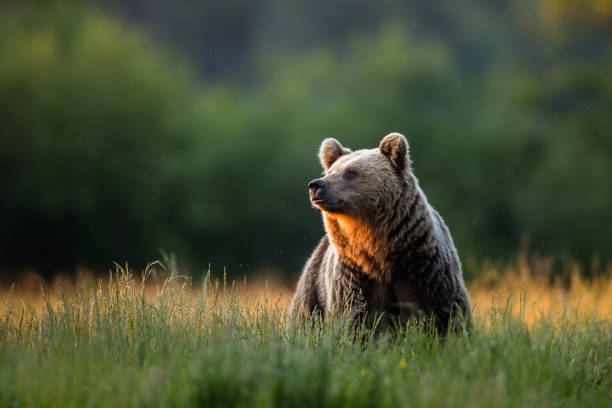
#> input picture Data/Images/bear.jpg, 612 x 408 px, given in place of traffic.mp4, which was not available
$ jupyter execute VideoTask.ipynb   (text cells are left out)
#> lines starting #> are read from the running program, lines starting #| are printed output that depends on the picture; after the words box and inside, x2 and y2 are one past the last pixel; in counts of white or black regions, pixels touching at a corner belong together; pictures that were not available may be replaced by others from this repository, and a replacement may not be noted
[cell 1]
import cv2
import numpy as np

cap = cv2.VideoCapture(
    "C:\\Users\\igash\\Documents\\GitHub\\DIG5125-Image-Video-Processing\\Data\\Videos\\traffic.mp4"
)

fps = cap.get(cv2.CAP_PROP_FPS)
delay = int(1000 / fps)

ret, prev_frame = cap.read()
#> prev_frame is the input picture: shape (408, 612, 3); mean B, G, R 52, 79.1, 71.3
if not ret:
    print("Failed to read video")
    cap.release()
    exit()

prev_gray = cv2.cvtColor(prev_frame, cv2.COLOR_BGR2GRAY)
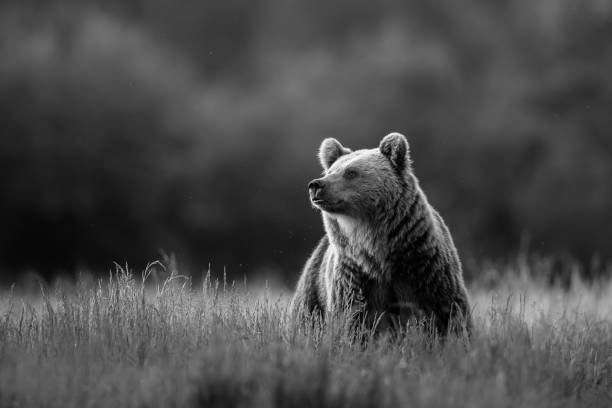
#> prev_gray: shape (408, 612); min 0, max 255, mean 73.7

# Morphology kernel
kernel = cv2.getStructuringElement(cv2.MORPH_RECT, (7, 7))

# MOG2 initialisation
bg_subtractor = cv2.createBackgroundSubtractorMOG2(
    history=500,
    varThreshold=16,
    detectShadows=True
)

[cell 2]
while True:
    ret, frame = cap.read()
    if not ret:
        break

    # Convert to grayscale
    gray = cv2.cvtColor(frame, cv2.COLOR_BGR2GRAY)

    # Method 1: Frame Differencing
    frame_diff = cv2.absdiff(prev_gray, gray)
#> frame_diff: shape (408, 612); every value is 0
    blurred_fd = cv2.GaussianBlur(frame_diff, (5, 5), 0)
    _, motion_fd = cv2.threshold(blurred_fd, 40, 255, cv2.THRESH_BINARY)

    # Method 2: MOG2
    fg_mask = bg_subtractor.apply(frame)
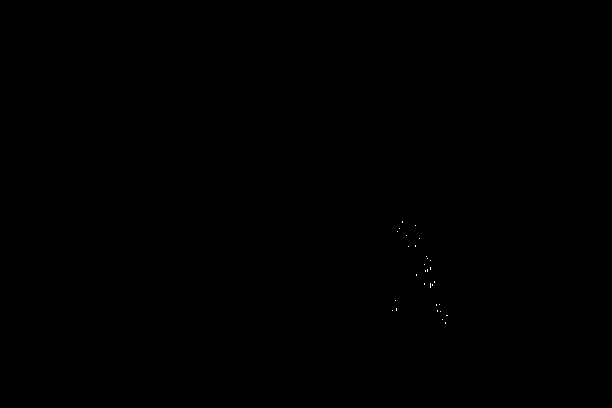
#> fg_mask: shape (408, 612); values 127 (black) and 255 (white), 0.02% white in thin lines or dots, all inside (x1, y1, x2, y2) = (392, 221, 448, 324)
    _, fg_mask = cv2.threshold(fg_mask, 200, 255, cv2.THRESH_BINARY)
    motion_mog2 = cv2.morphologyEx(fg_mask, cv2.MORPH_OPEN, kernel)

    # Visual Comparison
    cv2.imshow("Original Video", frame)
    cv2.imshow("Method 1: Frame Differencing", motion_fd)
    cv2.imshow("Method 2: MOG2 Background Subtraction", motion_mog2)

    prev_gray = gray

    if cv2.waitKey(delay) & 0xFF == ord('q'):
#> (key q is pressed here)
        break

cap.release()
cv2.destroyAllWindows()

$ run again, on Data/Images/bulldog.jpg
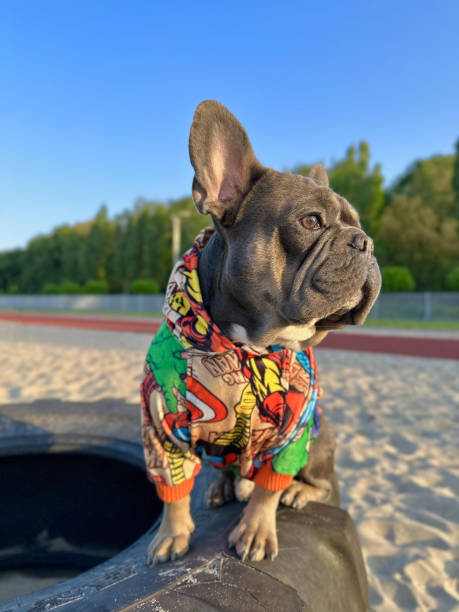
#> input picture Data/Images/bulldog.jpg, 459 x 612 px, given in place of traffic.mp4, which was not available
#> prev_frame is the input picture: shape (612, 459, 3); mean B, G, R 136.2, 124.2, 110.2
#> `prev_gray = cv2.cvtColor(prev_frame, cv2.COLOR_BGR2GRAY)`:
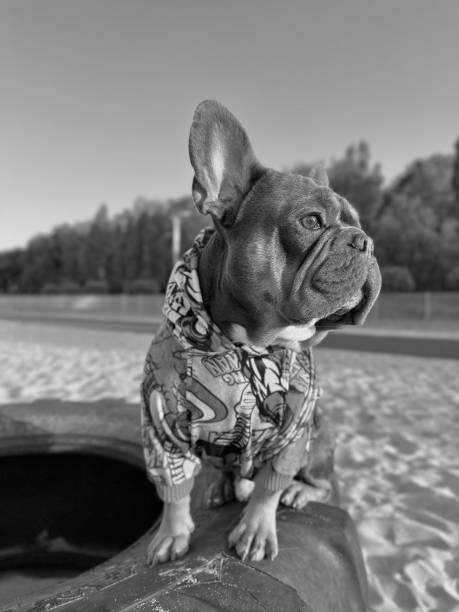
#> prev_gray: shape (612, 459); min 0, max 240, mean 121.4
#> frame_diff: shape (612, 459); every value is 0
